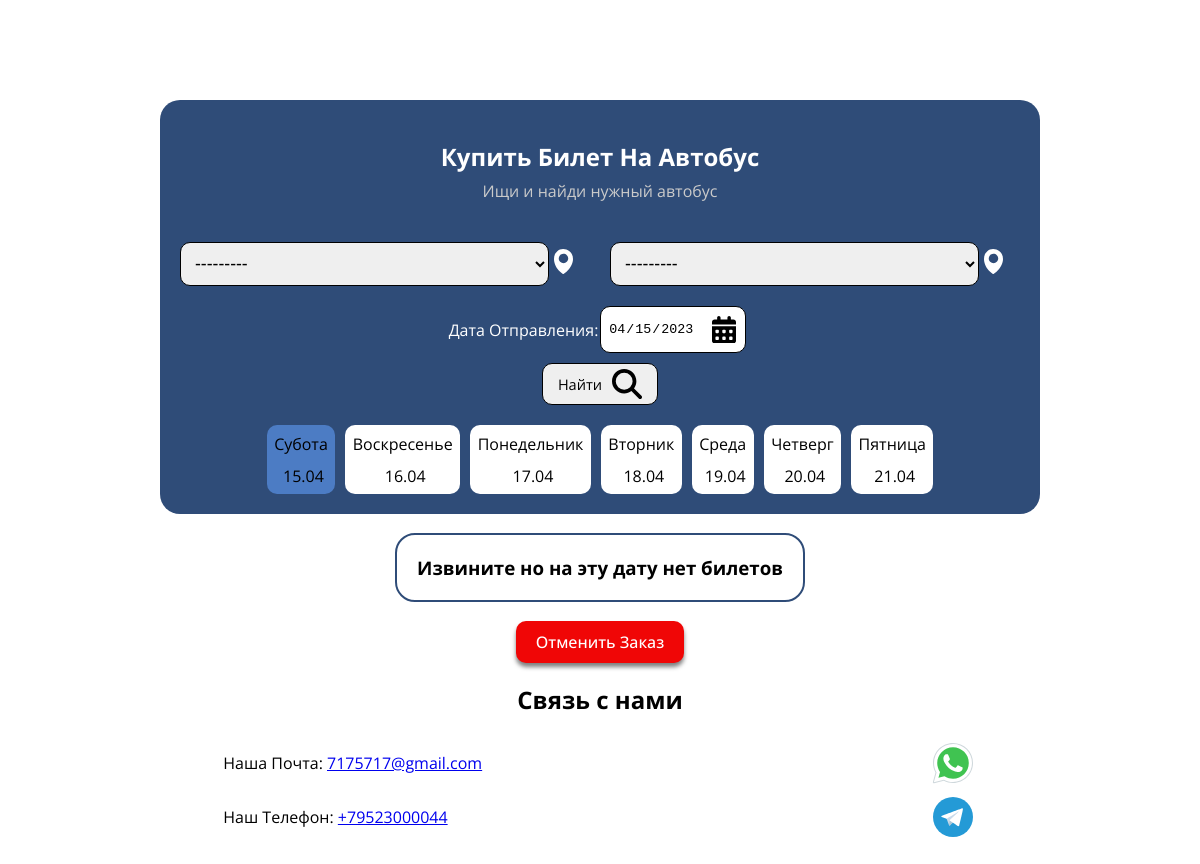
The app's page /, older data.
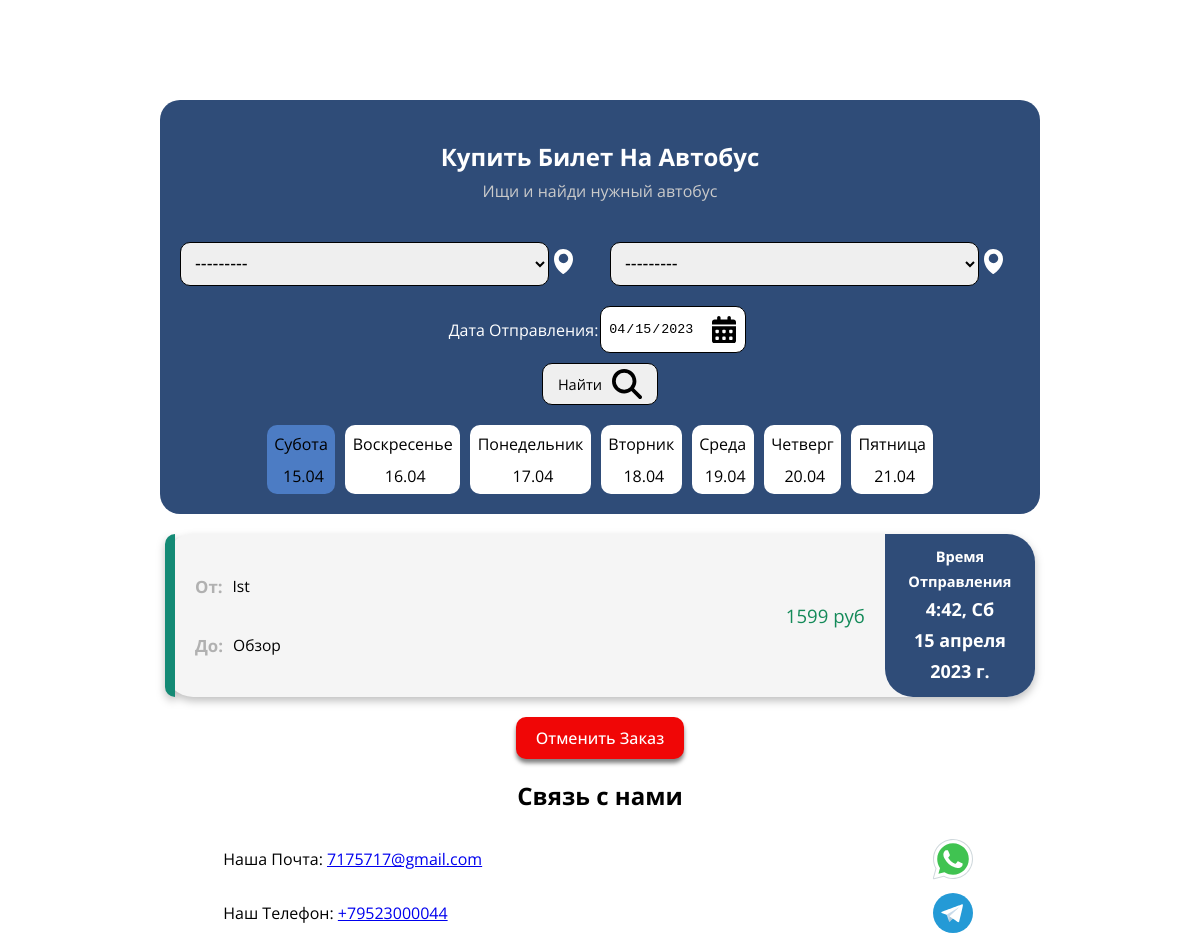
The same page, newer data.
### sales/models.py (models this page shows, shortened)
class Products(models.Model):
    punkt_choices=[
        ('Ist','Ist' ),
        ('Варна','Варна'),
        ('Бяла','Бяла'),
        ("Обзор","Обзор"),
        ("Святой влас","Святой влас"),
        ("Равда","Равда"),
        ("Солнечный берег","Солнечный берег"),
        ("Бургас","Бургас"),
        ]
    start_punkt=models.CharField(verbose_name='Точка отправления',max_length=50,choices=punkt_choices)
    finish_punkt=models.CharField(verbose_name='Точка прибытия',max_length=50,choices=punkt_choices)
    price=models.PositiveIntegerField(verbose_name='Цена')
    quantity=models.IntegerField(verbose_name='Количество свободных мест',default=8)
    date=models.DateField(verbose_name='Дата поездки')
    time=models.TimeField(verbose_name='Время поездки')
    class Meta:                              #класс мета это создание доп настроек, с помощью этой мы сделали отображение в админке не POSTSS, а продукты, а также продукт в единственном числе
        verbose_name='Рейс'
        verbose_name_plural='Рейсы'
    weekday_choices = [
        (0, 'Понедельник'),
        (1, 'Вторник'),
        (2, 'Среда'),
        (3, 'Четверг'),
        (4, 'Пятница'),
        (5, 'Суббота'),
        (6, 'Воскресенье')
    ]
    weekday = models.CharField(verbose_name='День недели', null=True, max_length=10)

### sales/views.py (the view)
# urls.py: path('',Sort,name='index'),
def Sort(request):
    if request.method=='POST':
        form=Sotrform(data=request.POST)
        if form.is_valid():
            product_start=form.cleaned_data.get('start_punkt')
            product_finish=form.cleaned_data.get('finish_punkt')
            product_date=form.cleaned_data.get('date')
            product=Products.objects.filter(start_punkt=product_start,finish_punkt=product_finish,date=product_date)
            context={'form':form,'products':product}
    else:
        form =Sotrform()
        product=Products.objects.filter(date=datetime.datetime.now().date())
        context={'form':form,'products':product}
    return render(request,'sales/HomePage.html',context)

### sales/forms.py
class Sotrform(ModelForm):
    class Meta:
        model=Products
        fields=['start_punkt','finish_punkt','date']
        start_punkt=forms.ChoiceField(choices=punkt_choices,widget=forms.Select(attrs={'name':"fromCity", 'id':"fromCity"}))
        finish_punkt=forms.ChoiceField(choices=punkt_choices,widget=forms.Select(attrs={
                'name':"toCity", 'id':"toCity"
            }))
        widgets = {
            'date': DateInput(attrs={
                'type':"date",'id':"datePicker", 'class':"datepicker-input"
            }),
        }

### sales/templates/sales/HomePage.html (shortened to what this page needs)
{%load static%}
<!DOCTYPE html>
<html lang="en">
  <head>
    <link rel="stylesheet" href="{%static 'src/HomePage.css'%}" />
  </head>
  <body>
    <main>
      <section class="search-sec">
        <div class="search-sec-container" id="search-sec-container">
          <h1>Купить Билет На Автобус</h1>
          <p>Ищи и найди нужный автобус</p>
          <form class="search-form" method="post" action="{%url 'sales:index'%}">
            <div class="place-input-group">
              <label class="from-input-container" for="fromCity">
                {{form.start_punkt}}
                <span
                  >
                </span>
              </label>
              <label class="to-input-container" for="toCity">
                {{form.finish_punkt}}
                <span
                  >
                </span>
              </label>
            </div>
            <label class="date-input-container">
              <p>
                Дата Отправления:
              </p>
                {{form.date}}
                <span class="datepicker-toggle-button">
                </span>
            </label>
            <button type="submit" class="submit-btn">
              <span>Найти</span>
            </button>
          </form>
          <div class="this-week" id="thisWeek">
            <div id="card-1" class="card card-selected">
              <p id="day-1-weekd">Среда</p>
              <p id="day-1-date">23</p>
            </div>
            <div id="card-2" class="card">
              <p id="day-2-weekd">Четверг</p>
              <p id="day-2-date">23</p>
            </div>
            <div id="card-3" class="card">
              <p id="day-3-weekd">Понедельник</p>
              <p id="day-3-date">23</p>
            </div>
            <div id="card-4" class="card">
              <p id="day-4-weekd">Вторник</p>
              <p id="day-4-date">23</p>
            </div>
            <div id="card-5" class="card">
              <p id="day-5-weekd">Пятница</p>
              <p id="day-5-date">23</p>
            </div>
            <div id="card-6" class="card">
              <p id="day-6-weekd">Субота</p>
              <p id="day-6-date">23</p>
            </div>
            <div id="card-7" class="card">
              <p id="day-7-weekd">Воскресенье</p>
              <p id="day-7-date">23</p>
            </div>
          </div>
        </div>
      </section>
      <section class="tickets-sec">
        {%if products%}
          {%for el in products%}
            <div class="tickets-container">
              <a class="ticket" href="{%url 'sales:order' el.id %}">
                <div>
                </div>
                <div class="location-price">
                  <div class="location">
                    <div class="from">
                      <p>
                        От:
                      </p>
                      <span>
                        {{el.start_punkt}}
                      </span>
                    </div>
                    <div class="to">
                      <p>
                        До:
                      </p>
                      <span>
                        {{el.finish_punkt}}
                      </span>
                    </div>
                  </div>
                  <div class="price">
                    <p>
                      {{el.price}} руб
                    </p>
                  </div>
                </div>
                <div class="departure">
                  <h5>
                    Время Отправления
                  </h5>
                  <p class="departure-time">{{el.time}}, {{el.weekday}}</p>
                  <p class="departure-date">{{el.date}}</p>
                </div>
              </a>
            </div>
          {%endfor%}
        {%else%}
        <section class="tickets-sec">
          <div class="no-tickets-wrapper">
            <h1 class="no-tickets">
              Извините но на эту дату нет билетов
            </h1>
          </div>
        </section>
        {%endif%}
      </section>
      <div class="cancel-order-btn-wrapper">
        <a href="{%url 'sales:cancel'%}" class="cancel-order-btn">
          Отменить Заказ
        </a>
      </div>
      <section class="contacts-sec">
        <div class="contacts-wrapper">
          <h1>Связь с нами</h1>
          <div class="contacts-container">
            <div>
              <p>
                Наша Почта: <a href="mailto:7175717@gmail.com">7175717@gmail.com</a>
              </p>
              <p>
                Наш Телефон: <a href="tel:+79523000044">+79523000044</a>
              </p>
            </div>
            <div>
              <a href="https://api.whatsapp.com/send/?phone=79523000044" class="contacts-icon">
              </a>
              <a href="https://t.me/TutTrBG"class="contacts-icon">
              </a>
            </div>
          </div>
        </div>
      </section>
    </main>
  </body>
</html>

Row changes from the older to the newer data that the page shows:
now on this page (row edited): Products: start_punkt "Ist", finish_punkt "Обзор", price "1599", time "4:42", weekday "Сб", date "15 апреля 2023 г."
Text that changed along with them:
text no longer shown: "Извините но на эту дату нет билетов"
